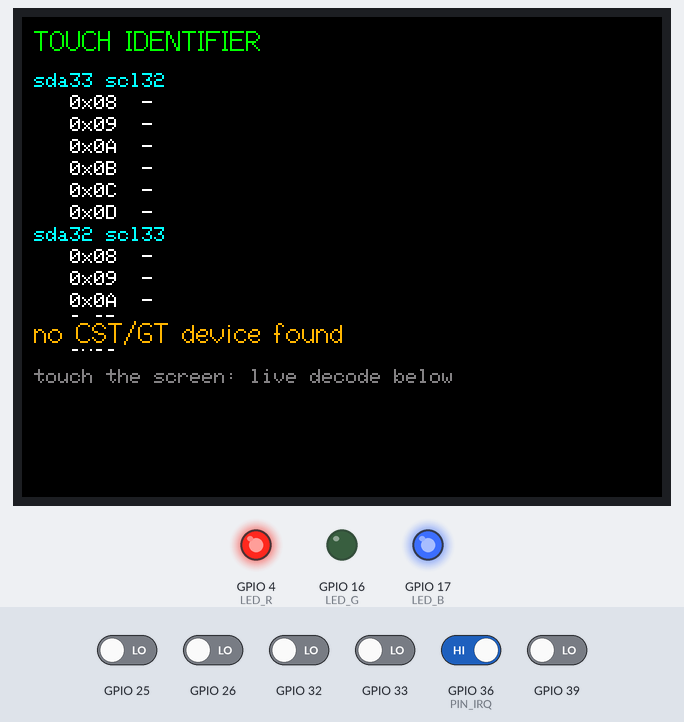
The program below on a simulated ESP32. Shown: 320×240 colour display, output pins drawn as LEDs (lit = HIGH). Inputs (shaded band) come from the test bench; at power-on: GPIO 36 (PIN_IRQ) HIGH, GPIO 25, GPIO 26, GPIO 32, GPIO 33, GPIO 39 LOW. Pins used as bus, display or sensor lines are not drawn; what the program prints to the serial monitor is not drawn.

Above: at 1.9 s.
2.0 s: GPIO 36 (PIN_IRQ) driven LOW
Timing chart, 0 to 5.0 s (numbered marks = the images above; inputs shaded):
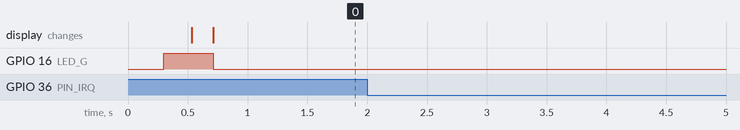

The program:

main.cpp
```cpp
// =============================================================================
//  CYD touch IDENTIFIER
//
//  Established so far on this unit:
//    - SPI on 25/32/39/33 returns frozen garbage (0x807F) even while pressing
//    - SPI on the display bus returns 0x0000
//    - IRQ on GPIO36 toggles cleanly on finger contact
//
//  That is the fingerprint of a capacitive controller talking I2C, not an
//  XPT2046 talking SPI. This firmware scans I2C across plausible pin pairs,
//  names what it finds, and - if a CST8xx is present - decodes live touch
//  coordinates so the identification is proven, not assumed.
//
//  Build: pio run -e st7789
// =============================================================================

#include <Arduino.h>
#include <Wire.h>
#include <TFT_eSPI.h>

static TFT_eSPI tft = TFT_eSPI();

static const int PIN_IRQ = 36;
static const int LED_R = 4, LED_G = 16, LED_B = 17;

struct Pair { uint8_t sda, scl; const char *label; };
static const Pair PAIRS[] = {
  {33, 32, "sda33 scl32"},
  {32, 33, "sda32 scl33"},
  {22, 27, "sda22 scl27"},
  {27, 22, "sda27 scl22"},
  {25, 32, "sda25 scl32"},
  {32, 25, "sda32 scl25"},
};
static const int NPAIRS = (int)(sizeof(PAIRS) / sizeof(PAIRS[0]));

struct Result {
  const char *label = "";
  uint8_t addrs[6] = {0};
  int n = 0;
};
static Result g_res[NPAIRS];

// set when a CST8xx answers on a specific pair
static int16_t g_cstSda = -1, g_cstScl = -1;

static const char *nameFor(uint8_t a) {
  switch (a) {
    case 0x15: return "CST816/CST820 touch";
    case 0x14: return "GT911 touch (alt)";
    case 0x5D: return "GT911 touch";
    case 0x38: return "FT6236 touch";
    case 0x51: return "PCF8563 RTC";
    case 0x68: return "MPU6050 / DS3231";
    case 0x76: return "BME280 / BMP280";
    case 0x3C: return "SSD1306 OLED";
    default:   return "-";
  }
}

static void scanPair(int idx) {
  g_res[idx].label = PAIRS[idx].label;
  g_res[idx].n = 0;

  Wire.begin(PAIRS[idx].sda, PAIRS[idx].scl, 100000);
  delay(4);
  for (uint8_t a = 0x08; a <= 0x77 && g_res[idx].n < 6; a++) {
    Wire.beginTransmission(a);
    if (Wire.endTransmission() == 0) g_res[idx].addrs[g_res[idx].n++] = a;
  }
  Wire.end();

  for (int i = 0; i < g_res[idx].n; i++) {
    if (g_res[idx].addrs[i] == 0x15 && g_cstSda < 0) {
      g_cstSda = PAIRS[idx].sda;
      g_cstScl = PAIRS[idx].scl;
    }
  }
}

// CST816/CST820: 0x02 = touch points, 0x03..0x06 = X/Y (12-bit each)
static bool cstPoll(uint8_t &points, uint16_t &x, uint16_t &y) {
  if (g_cstSda < 0) return false;

  Wire.begin((uint8_t)g_cstSda, (uint8_t)g_cstScl, 100000);
  Wire.beginTransmission(0x15);
  Wire.write((uint8_t)0x02);
  if (Wire.endTransmission(false) != 0) { Wire.end(); return false; }
  if (Wire.requestFrom((uint8_t)0x15, (uint8_t)5) != 5) { Wire.end(); return false; }

  points = Wire.read();
  uint8_t xh = Wire.read(), xl = Wire.read();
  uint8_t yh = Wire.read(), yl = Wire.read();
  x = (uint16_t)(((xh & 0x0F) << 8) | xl);
  y = (uint16_t)(((yh & 0x0F) << 8) | yl);
  Wire.end();
  return true;
}

static void drawSummary() {
  tft.fillScreen(TFT_BLACK);
  tft.setTextDatum(TL_DATUM);
  tft.setTextFont(2);
  tft.setTextColor(TFT_GREEN, TFT_BLACK);
  tft.drawString("TOUCH IDENTIFIER", 6, 4);

  tft.setTextFont(1);
  int y = 28;
  bool any = false;
  for (int i = 0; i < NPAIRS; i++) {
    if (g_res[i].n == 0) continue;
    any = true;
    tft.setTextColor(TFT_CYAN, TFT_BLACK);
    tft.drawString(g_res[i].label, 6, y);
    y += 11;
    for (int k = 0; k < g_res[i].n; k++) {
      char b[48];
      snprintf(b, sizeof(b), "   0x%02X  %s", g_res[i].addrs[k],
               nameFor(g_res[i].addrs[k]));
      tft.setTextColor(TFT_WHITE, TFT_BLACK);
      tft.drawString(b, 6, y);
      y += 11;
      if (y > 170) break;
    }
    if (y > 170) break;
  }
  if (!any) {
    tft.setTextColor(TFT_RED, TFT_BLACK);
    tft.drawString("no I2C device on any pair", 6, y);
    y += 12;
  }

  y = 150;
  tft.setTextFont(2);
  if (g_cstSda >= 0) {
    tft.setTextColor(TFT_GREEN, TFT_BLACK);
    tft.drawString("CST8xx FOUND - capacitive", 6, y);
  } else {
    tft.setTextColor(TFT_ORANGE, TFT_BLACK);
    tft.drawString("no CST/GT device found", 6, y);
  }

  tft.setTextFont(1);
  tft.setTextColor(0x8410, TFT_BLACK);
  tft.drawString("touch the screen: live decode below", 6, 176);
}

void setup() {
  Serial.begin(115200);
  delay(300);

  pinMode(LED_R, OUTPUT); pinMode(LED_G, OUTPUT); pinMode(LED_B, OUTPUT);
  digitalWrite(LED_R, HIGH); digitalWrite(LED_G, HIGH); digitalWrite(LED_B, HIGH);

  pinMode(21, OUTPUT);
  digitalWrite(21, HIGH);
  pinMode(PIN_IRQ, INPUT);

  tft.init();
  tft.setRotation(1);
  tft.fillScreen(TFT_BLACK);
  tft.setTextDatum(TL_DATUM);
  tft.setTextFont(2);
  tft.setTextColor(TFT_GREEN, TFT_BLACK);
  tft.drawString("scanning I2C...", 6, 4);

  Serial.println();
  Serial.println("=== CYD TOUCH IDENTIFIER: I2C scan ===");
  Serial.printf("IRQ(GPIO36) idle = %d\n", digitalRead(PIN_IRQ));
  Serial.printf("pin levels: 25=%d 26=%d 32=%d 33=%d 39=%d 36=%d\n",
                digitalRead(25), digitalRead(26), digitalRead(32),
                digitalRead(33), digitalRead(39), digitalRead(36));

  for (int i = 0; i < NPAIRS; i++) {
    scanPair(i);
    if (g_res[i].n == 0) {
      Serial.printf("[%s] none\n", g_res[i].label);
    } else {
      for (int k = 0; k < g_res[i].n; k++) {
        Serial.printf("[%s] 0x%02X  %s\n", g_res[i].label,
                      g_res[i].addrs[k], nameFor(g_res[i].addrs[k]));
      }
    }
  }

  if (g_cstSda >= 0) {
    Serial.printf(">>> CST8xx at 0x15 on sda=%d scl=%d (capacitive touch)\n",
                  g_cstSda, g_cstScl);
    uint8_t pts; uint16_t x, y;
    if (cstPoll(pts, x, y)) {
      Serial.printf(">>> first read: points=%u x=%u y=%u\n", pts, x, y);
    }
  } else {
    Serial.println(">>> no capacitive controller found at 0x15");
  }

  drawSummary();
  digitalWrite(LED_G, LOW);      // green = scan finished
}

void loop() {
  static uint32_t t = 0;
  static int lastIrq = -1;

  int irq = digitalRead(PIN_IRQ);
  if (irq != lastIrq) {
    lastIrq = irq;
    Serial.printf("[irq] GPIO36 -> %d%s\n", irq, irq == 0 ? "  (contact)" : "");
  }

  if (millis() - t > 150) {
    t = millis();
    uint8_t pts = 0; uint16_t x = 0, y = 0;
    if (cstPoll(pts, x, y)) {
      Serial.printf("cst points=%u x=%4u y=%4u irq=%d\n", pts, x, y, irq);

      tft.fillRect(0, 186, 320, 54, TFT_BLACK);
      tft.setTextDatum(TL_DATUM);
      tft.setTextFont(2);
      tft.setTextColor(pts ? TFT_GREEN : 0x8410, TFT_BLACK);
      char b[48];
      snprintf(b, sizeof(b), "pts=%u", pts);
      tft.drawString(b, 6, 188);
      tft.setTextColor(TFT_WHITE, TFT_BLACK);
      snprintf(b, sizeof(b), "x=%u y=%u", x, y);
      tft.drawString(b, 90, 188);
      tft.fillRect(6, 210, 308, 20, 0x10A2);
      if (pts) {
        int px = 6 + (int)((long)x * 307 / 4095);
        int py = 210 + (int)((long)y * 19 / 4095);
        tft.fillCircle(px, py, 4, TFT_GREEN);
      }
    } else {
      static bool warned = false;
      if (!warned) { warned = true; Serial.println("cst read failed"); }
    }
  }

  delay(10);
}
```

Measured:
- after the input at 2.0 s, every drawn part: stays the same
